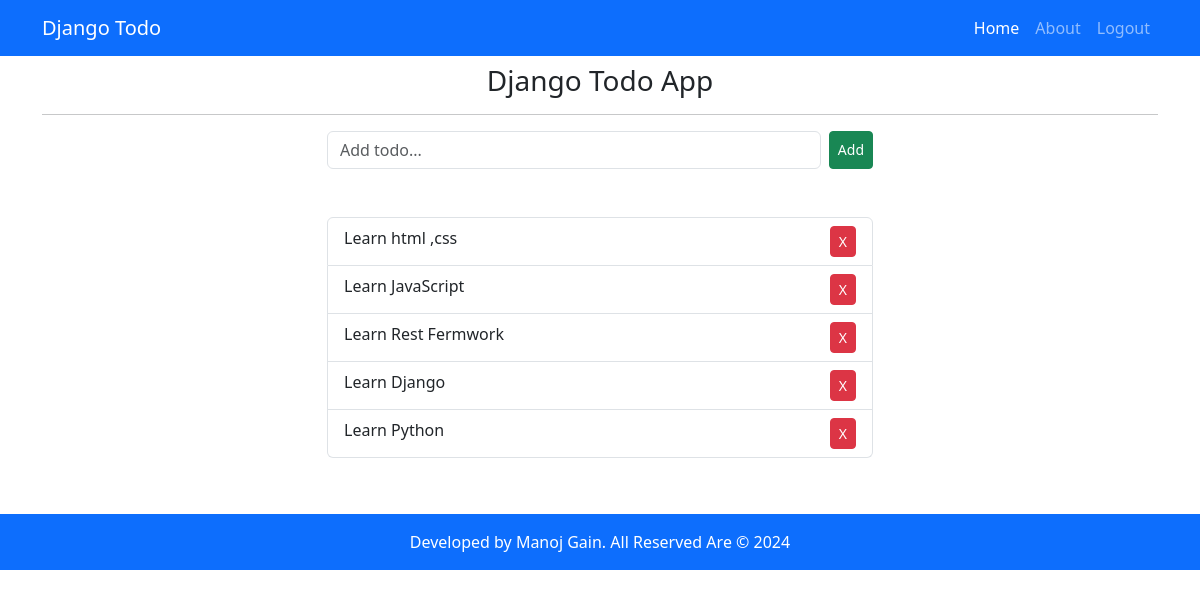
Page / (signed in) on the earlier database version.
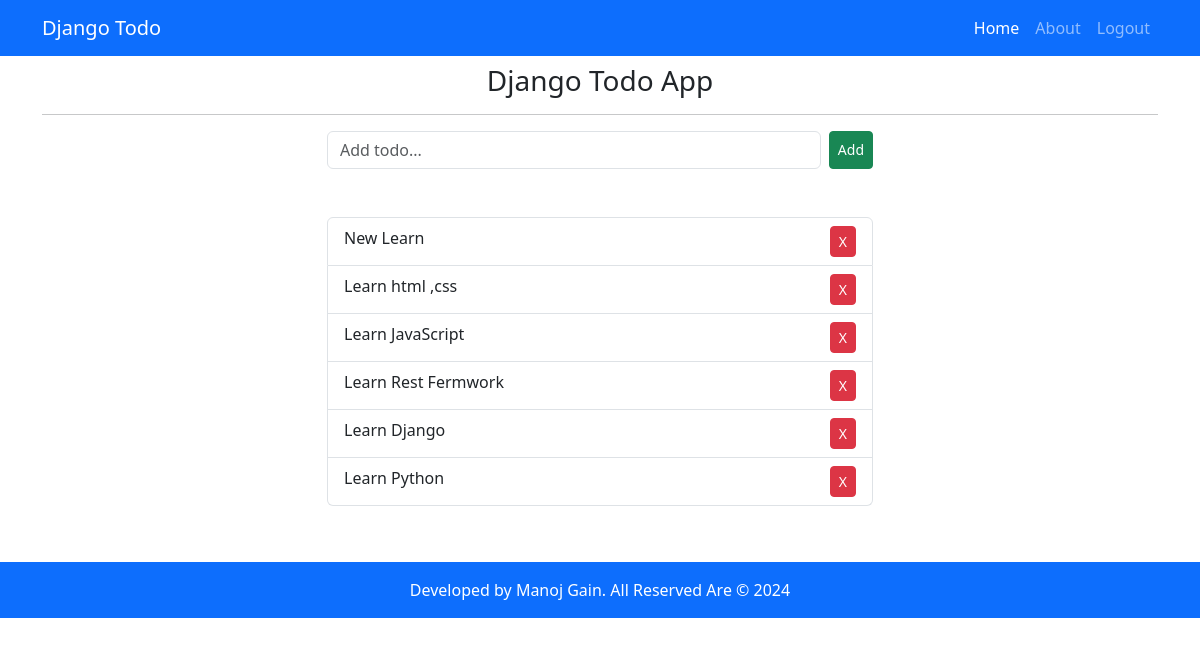
Same page on the later database version.
### todoapp/models.py (models this page shows, shortened)
class Todo(models.Model):
    user=models.ForeignKey(User, related_name='user', on_delete=models.CASCADE)
    text =models.CharField(max_length=200)
    created_at=models.DateTimeField(auto_now_add=True)
    updated_at=models.DateTimeField(auto_now_add=True)
    class Meta:
        ordering= ('-created_at',)

### todoapp/views.py (the view)
# urls.py: path('', index, name="index"),
@login_required
def index(request):
    if request.method == 'POST':
        text = request.POST.get("text").strip()
        if text:
            Todo.objects.create(text=text, user=request.user)
        return redirect('/')
    todos = Todo.objects.filter(user=request.user)
    context = {
        'todos': todos
    }
    return render(request, 'index.html', context)

### templates/index.html (shortened to what this page needs)
{% extends 'base.html' %}
{% block content %}
<h3 class="text-center">Django Todo App</h3>
<hr>
<div class="row">
  <div class="col-md-6 col-sm-12 mx-auto">
    <form action="{% url 'index' %}" method="post">
      <div class="d-flex">
        <input type="text" name="text" id="text" class="form-control" placeholder="Add todo..."  required>
        <button type="submit" class="ms-2 btn btn-success btn-sm">Add</button>
      </div>
    </form>
    <div class="my-5">
      <ul class="list-group">
        {% for todo in todos %}
        <li class="list-group-item">
          <div class="d-flex justify-content-between">
            <span>{{ todo.text }}</span>
            <a class="btn btn-danger btn-sm" href="{% url 'deleteTodo' todo.id %}">X</a>
          </div>
        </li>
        {% endfor %}
      </ul>
    </div>
  </div>
</div>
{% endblock %}

### templates/base.html (shortened to what this page needs)
<!DOCTYPE html>
<html lang="en">
  <head>
    <link
      href="https://cdn.jsdelivr.net/npm/bootstrap@5.3.3/dist/css/bootstrap.min.css"
      rel="stylesheet"
    />
  </head>
  <body>
    {% include "navbar.html" %}
    <div class="container py-2">
    {% block content %}
    {% endblock content %}
    </div>
    {%include "footer.html" %}
  </body>
</html>

### templates/navbar.html (shortened to what this page needs)
<nav class="navbar navbar-expand-lg bg-primary navbar-dark">
    <div class="container">
      <a class="navbar-brand" href="{% url 'index' %}">Django Todo</a>
      <div class="collapse navbar-collapse" id="navbarSupportedContent">
        <ul class="navbar-nav ms-auto mb-2 mb-lg-0">
          {% if user.is_authenticated %}
          <li class="nav-item">
            <a class="nav-link{% if request.path == '/' %} active {% endif %}"  href="{% url 'index' %}">Home</a>
          </li>
          {% endif %}
          <li class="nav-item">
            <a class="nav-link{% if request.path == '/about/' %} active {% endif %}" href="{% url 'about' %}">About</a>
          </li>
          {% if user.is_authenticated %}
          <li class="nav-item">
            <a class="nav-link" href="{% url 'logout' %}">Logout</a></li>
          {% else %}
          <li class="nav-item">
            <a class="nav-link{% if request.path == '/login/' %} active {% endif %}" href="{% url 'login' %}">Login</a></li>
            <li class="nav-item">
              <a class="nav-link{% if request.path == '/register/' %} active {% endif %}" href="{% url 'register' %}">Register</a></li>
          {% endif %}
      </div>
    </div>
  </nav>

### templates/footer.html
<footer class="footer text-center mx-auto">
    <p class="text-center bg-primary text-white py-3">
        Developed by Manoj Gain. All Reserved Are &copy; 2024
    </p>
</footer>

Differences in the rows shown:
added Todo: text "New Learn"
